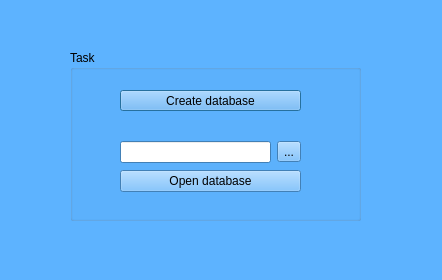
<?xml version="1.0" encoding="UTF-8"?>
<ui version="4.0">
 <class>SecDialog</class>
 <widget class="QDialog" name="SecDialog">
  <property name="geometry">
   <rect>
    <x>0</x>
    <y>0</y>
    <width>442</width>
    <height>280</height>
   </rect>
  </property>
  <property name="palette">
   <palette>
    <active>
     <colorrole role="WindowText">
      <brush brushstyle="SolidPattern">
       <color alpha="255">
        <red>0</red>
        <green>0</green>
        <blue>0</blue>
       </color>
      </brush>
     </colorrole>
     <colorrole role="Button">
      <brush brushstyle="SolidPattern">
       <color alpha="255">
        <red>93</red>
        <green>179</green>
        <blue>255</blue>
       </color>
      </brush>
     </colorrole>
     <colorrole role="Light">
      <brush brushstyle="SolidPattern">
       <color alpha="255">
        <red>220</red>
        <green>239</green>
        <blue>255</blue>
       </color>
      </brush>
     </colorrole>
     <colorrole role="Midlight">
      <brush brushstyle="SolidPattern">
       <color alpha="255">
        <red>156</red>
        <green>209</green>
        <blue>255</blue>
       </color>
      </brush>
     </colorrole>
     <colorrole role="Dark">
      <brush brushstyle="SolidPattern">
       <color alpha="255">
        <red>46</red>
        <green>89</green>
        <blue>127</blue>
       </color>
      </brush>
     </colorrole>
     <colorrole role="Mid">
      <brush brushstyle="SolidPattern">
       <color alpha="255">
        <red>62</red>
        <green>119</green>
        <blue>170</blue>
       </color>
      </brush>
     </colorrole>
     <colorrole role="Text">
      <brush brushstyle="SolidPattern">
       <color alpha="255">
        <red>0</red>
        <green>0</green>
        <blue>0</blue>
       </color>
      </brush>
     </colorrole>
     <colorrole role="BrightText">
      <brush brushstyle="SolidPattern">
       <color alpha="255">
        <red>255</red>
        <green>255</green>
        <blue>255</blue>
       </color>
      </brush>
     </colorrole>
     <colorrole role="ButtonText">
      <brush brushstyle="SolidPattern">
       <color alpha="255">
        <red>0</red>
        <green>0</green>
        <blue>0</blue>
       </color>
      </brush>
     </colorrole>
     <colorrole role="Base">
      <brush brushstyle="SolidPattern">
       <color alpha="255">
        <red>255</red>
        <green>255</green>
        <blue>255</blue>
       </color>
      </brush>
     </colorrole>
     <colorrole role="Window">
      <brush brushstyle="SolidPattern">
       <color alpha="255">
        <red>93</red>
        <green>179</green>
        <blue>255</blue>
       </color>
      </brush>
     </colorrole>
     <colorrole role="Shadow">
      <brush brushstyle="SolidPattern">
       <color alpha="255">
        <red>0</red>
        <green>0</green>
        <blue>0</blue>
       </color>
      </brush>
     </colorrole>
     <colorrole role="AlternateBase">
      <brush brushstyle="SolidPattern">
       <color alpha="255">
        <red>174</red>
        <green>217</green>
        <blue>255</blue>
       </color>
      </brush>
     </colorrole>
     <colorrole role="ToolTipBase">
      <brush brushstyle="SolidPattern">
       <color alpha="255">
        <red>255</red>
        <green>255</green>
        <blue>220</blue>
       </color>
      </brush>
     </colorrole>
     <colorrole role="ToolTipText">
      <brush brushstyle="SolidPattern">
       <color alpha="255">
        <red>0</red>
        <green>0</green>
        <blue>0</blue>
       </color>
      </brush>
     </colorrole>
     <colorrole role="PlaceholderText">
      <brush brushstyle="SolidPattern">
       <color alpha="128">
        <red>0</red>
        <green>0</green>
        <blue>0</blue>
       </color>
      </brush>
     </colorrole>
    </active>
    <inactive>
     <colorrole role="WindowText">
      <brush brushstyle="SolidPattern">
       <color alpha="255">
        <red>0</red>
        <green>0</green>
        <blue>0</blue>
       </color>
      </brush>
     </colorrole>
     <colorrole role="Button">
      <brush brushstyle="SolidPattern">
       <color alpha="255">
        <red>93</red>
        <green>179</green>
        <blue>255</blue>
       </color>
      </brush>
     </colorrole>
     <colorrole role="Light">
      <brush brushstyle="SolidPattern">
       <color alpha="255">
        <red>220</red>
        <green>239</green>
        <blue>255</blue>
       </color>
      </brush>
     </colorrole>
     <colorrole role="Midlight">
      <brush brushstyle="SolidPattern">
       <color alpha="255">
        <red>156</red>
        <green>209</green>
        <blue>255</blue>
       </color>
      </brush>
     </colorrole>
     <colorrole role="Dark">
      <brush brushstyle="SolidPattern">
       <color alpha="255">
        <red>46</red>
        <green>89</green>
        <blue>127</blue>
       </color>
      </brush>
     </colorrole>
     <colorrole role="Mid">
      <brush brushstyle="SolidPattern">
       <color alpha="255">
        <red>62</red>
        <green>119</green>
        <blue>170</blue>
       </color>
      </brush>
     </colorrole>
     <colorrole role="Text">
      <brush brushstyle="SolidPattern">
       <color alpha="255">
        <red>0</red>
        <green>0</green>
        <blue>0</blue>
       </color>
      </brush>
     </colorrole>
     <colorrole role="BrightText">
      <brush brushstyle="SolidPattern">
       <color alpha="255">
        <red>255</red>
        <green>255</green>
        <blue>255</blue>
       </color>
      </brush>
     </colorrole>
     <colorrole role="ButtonText">
      <brush brushstyle="SolidPattern">
       <color alpha="255">
        <red>0</red>
        <green>0</green>
        <blue>0</blue>
       </color>
      </brush>
     </colorrole>
     <colorrole role="Base">
      <brush brushstyle="SolidPattern">
       <color alpha="255">
        <red>255</red>
        <green>255</green>
        <blue>255</blue>
       </color>
      </brush>
     </colorrole>
     <colorrole role="Window">
      <brush brushstyle="SolidPattern">
       <color alpha="255">
        <red>93</red>
        <green>179</green>
        <blue>255</blue>
       </color>
      </brush>
     </colorrole>
     <colorrole role="Shadow">
      <brush brushstyle="SolidPattern">
       <color alpha="255">
        <red>0</red>
        <green>0</green>
        <blue>0</blue>
       </color>
      </brush>
     </colorrole>
     <colorrole role="AlternateBase">
      <brush brushstyle="SolidPattern">
       <color alpha="255">
        <red>174</red>
        <green>217</green>
        <blue>255</blue>
       </color>
      </brush>
     </colorrole>
     <colorrole role="ToolTipBase">
      <brush brushstyle="SolidPattern">
       <color alpha="255">
        <red>255</red>
        <green>255</green>
        <blue>220</blue>
       </color>
      </brush>
     </colorrole>
     <colorrole role="ToolTipText">
      <brush brushstyle="SolidPattern">
       <color alpha="255">
        <red>0</red>
        <green>0</green>
        <blue>0</blue>
       </color>
      </brush>
     </colorrole>
     <colorrole role="PlaceholderText">
      <brush brushstyle="SolidPattern">
       <color alpha="128">
        <red>0</red>
        <green>0</green>
        <blue>0</blue>
       </color>
      </brush>
     </colorrole>
    </inactive>
    <disabled>
     <colorrole role="WindowText">
      <brush brushstyle="SolidPattern">
       <color alpha="255">
        <red>46</red>
        <green>89</green>
        <blue>127</blue>
       </color>
      </brush>
     </colorrole>
     <colorrole role="Button">
      <brush brushstyle="SolidPattern">
       <color alpha="255">
        <red>93</red>
        <green>179</green>
        <blue>255</blue>
       </color>
      </brush>
     </colorrole>
     <colorrole role="Light">
      <brush brushstyle="SolidPattern">
       <color alpha="255">
        <red>220</red>
        <green>239</green>
        <blue>255</blue>
       </color>
      </brush>
     </colorrole>
     <colorrole role="Midlight">
      <brush brushstyle="SolidPattern">
       <color alpha="255">
        <red>156</red>
        <green>209</green>
        <blue>255</blue>
       </color>
      </brush>
     </colorrole>
     <colorrole role="Dark">
      <brush brushstyle="SolidPattern">
       <color alpha="255">
        <red>46</red>
        <green>89</green>
        <blue>127</blue>
       </color>
      </brush>
     </colorrole>
     <colorrole role="Mid">
      <brush brushstyle="SolidPattern">
       <color alpha="255">
        <red>62</red>
        <green>119</green>
        <blue>170</blue>
       </color>
      </brush>
     </colorrole>
     <colorrole role="Text">
      <brush brushstyle="SolidPattern">
       <color alpha="255">
        <red>46</red>
        <green>89</green>
        <blue>127</blue>
       </color>
      </brush>
     </colorrole>
     <colorrole role="BrightText">
      <brush brushstyle="SolidPattern">
       <color alpha="255">
        <red>255</red>
        <green>255</green>
        <blue>255</blue>
       </color>
      </brush>
     </colorrole>
     <colorrole role="ButtonText">
      <brush brushstyle="SolidPattern">
       <color alpha="255">
        <red>46</red>
        <green>89</green>
        <blue>127</blue>
       </color>
      </brush>
     </colorrole>
     <colorrole role="Base">
      <brush brushstyle="SolidPattern">
       <color alpha="255">
        <red>93</red>
        <green>179</green>
        <blue>255</blue>
       </color>
      </brush>
     </colorrole>
     <colorrole role="Window">
      <brush brushstyle="SolidPattern">
       <color alpha="255">
        <red>93</red>
        <green>179</green>
        <blue>255</blue>
       </color>
      </brush>
     </colorrole>
     <colorrole role="Shadow">
      <brush brushstyle="SolidPattern">
       <color alpha="255">
        <red>0</red>
        <green>0</green>
        <blue>0</blue>
       </color>
      </brush>
     </colorrole>
     <colorrole role="AlternateBase">
      <brush brushstyle="SolidPattern">
       <color alpha="255">
        <red>93</red>
        <green>179</green>
        <blue>255</blue>
       </color>
      </brush>
     </colorrole>
     <colorrole role="ToolTipBase">
      <brush brushstyle="SolidPattern">
       <color alpha="255">
        <red>255</red>
        <green>255</green>
        <blue>220</blue>
       </color>
      </brush>
     </colorrole>
     <colorrole role="ToolTipText">
      <brush brushstyle="SolidPattern">
       <color alpha="255">
        <red>0</red>
        <green>0</green>
        <blue>0</blue>
       </color>
      </brush>
     </colorrole>
     <colorrole role="PlaceholderText">
      <brush brushstyle="SolidPattern">
       <color alpha="128">
        <red>0</red>
        <green>0</green>
        <blue>0</blue>
       </color>
      </brush>
     </colorrole>
    </disabled>
   </palette>
  </property>
  <property name="windowTitle">
   <string>Dialog</string>
  </property>
  <widget class="QGroupBox" name="groupBox">
   <property name="geometry">
    <rect>
     <x>70</x>
     <y>50</y>
     <width>291</width>
     <height>171</height>
    </rect>
   </property>
   <property name="title">
    <string>Task</string>
   </property>
   <widget class="QPushButton" name="pushButton_createDB">
    <property name="geometry">
     <rect>
      <x>50</x>
      <y>40</y>
      <width>181</width>
      <height>21</height>
     </rect>
    </property>
    <property name="text">
     <string>Create database</string>
    </property>
   </widget>
   <widget class="QWidget" name="layoutWidget">
    <property name="geometry">
     <rect>
      <x>50</x>
      <y>90</y>
      <width>181</width>
      <height>54</height>
     </rect>
    </property>
    <layout class="QVBoxLayout" name="verticalLayout">
     <item>
      <layout class="QHBoxLayout" name="horizontalLayout">
       <item>
        <widget class="QLineEdit" name="lineEdit_path"/>
       </item>
       <item>
        <widget class="QToolButton" name="toolButton_dots">
         <property name="text">
          <string>...</string>
         </property>
        </widget>
       </item>
      </layout>
     </item>
     <item>
      <widget class="QPushButton" name="pushButton_openBD">
       <property name="text">
        <string>Open database</string>
       </property>
      </widget>
     </item>
    </layout>
   </widget>
  </widget>
 </widget>
 <tabstops>
  <tabstop>lineEdit_path</tabstop>
  <tabstop>toolButton_dots</tabstop>
  <tabstop>pushButton_openBD</tabstop>
  <tabstop>pushButton_createDB</tabstop>
 </tabstops>
 <resources/>
 <connections/>
</ui>
